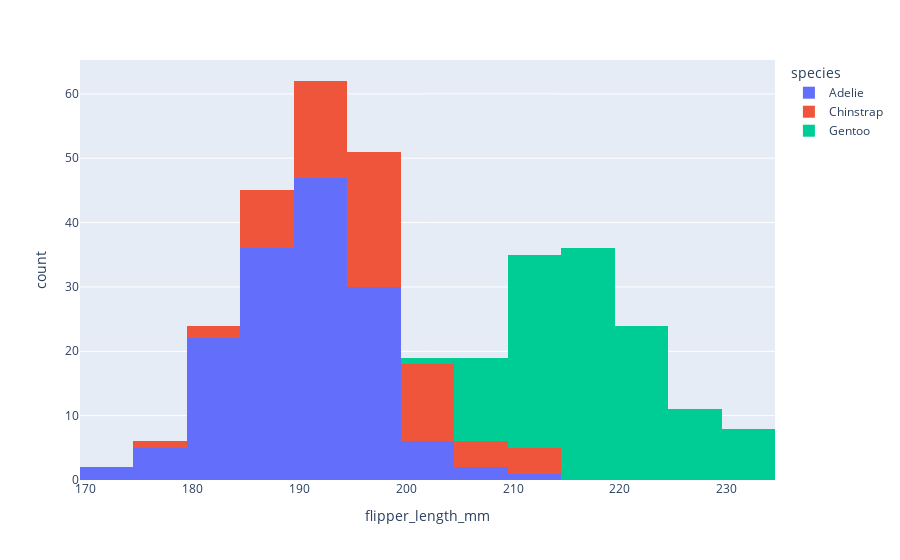

The code cell stored with this chart in its notebook:
### Code cell
# You have to look farther into the plotly histogram documention
# but if you scroll a little bit you can find this

#import plotly.express as px
#df = px.data.tips()
#fig = px.histogram(df, x="total_bill", color="sex")
fig = px.histogram(pingees, color="species", x="flipper_length_mm")
fig.show()

# Does this help explain things?

### Figure 1 — Plotly figure (JSON) as saved in the notebook; plotly's stock layout.template omitted (floating-point values rounded to 4 significant figures; data arrays with more than 128 entries replaced by an {"elided": "..."} marker saying what was removed)
{"data": [{"alignmentgroup": "True", "bingroup": "x", "hovertemplate": "species=Adelie<br>flipper_length_mm=%{x}<br>count=%{y}<extra></extra>", "legendgroup": "Adelie", "marker": {"color": "#636efa", "pattern": {"shape": ""}}, "name": "Adelie", "offsetgroup": "Adelie", "orientation": "v", "showlegend": true, "type": "histogram", "x": {"elided": "152 int values"}, "xaxis": "x", "yaxis": "y"}, {"alignmentgroup": "True", "bingroup": "x", "hovertemplate": "species=Chinstrap<br>flipper_length_mm=%{x}<br>count=%{y}<extra></extra>", "legendgroup": "Chinstrap", "marker": {"color": "#EF553B", "pattern": {"shape": ""}}, "name": "Chinstrap", "offsetgroup": "Chinstrap", "orientation": "v", "showlegend": true, "type": "histogram", "x": [192, 196, 193, 188, 197, 198, 178, 197, 195, 198, 193, 194, 185, 201, 190, 201, 197, 181, 190, 195, 181, 191, 187, 193, 195, 197, 200, 200, 191, 205, 187, 201, 187, 203, 195, 199, 195, 210, 192, 205, 210, 187, 196, 196, 196, 201, 190, 212, 187, 198, 199, 201, 193, 203, 187, 197, 191, 203, 202, 194, 206, 189, 195, 207, 202, 193, 210, 198], "xaxis": "x", "yaxis": "y"}, {"alignmentgroup": "True", "bingroup": "x", "hovertemplate": "species=Gentoo<br>flipper_length_mm=%{x}<br>count=%{y}<extra></extra>", "legendgroup": "Gentoo", "marker": {"color": "#00cc96", "pattern": {"shape": ""}}, "name": "Gentoo", "offsetgroup": "Gentoo", "orientation": "v", "showlegend": true, "type": "histogram", "x": [211, 230, 210, 218, 215, 210, 211, 219, 209, 215, 214, 216, 214, 213, 210, 217, 210, 221, 209, 222, 218, 215, 213, 215, 215, 215, 216, 215, 210, 220, 222, 209, 207, 230, 220, 220, 213, 219, 208, 208, 208, 225, 210, 216, 222, 217, 210, 225, 213, 215, 210, 220, 210, 225, 217, 220, 208, 220, 208, 224, 208, 221, 214, 231, 219, 230, 214, 229, 220, 223, 216, 221, 221, 217, 216, 230, 209, 220, 215, 223, 212, 221, 212, 224, 212, 228, 218, 218, 212, 230, 218, 228, 212, 224, 214, 226, 216, 222, 203, 225, 219, 228, 215, 228, 216, 215, 210, 219, 208, 209, 216, 229, 213, 230, 217, 230, 217, 222, 214, null, 215, 222, 212, 213], "xaxis": "x", "yaxis": "y"}], "layout": {"barmode": "relative", "legend": {"title": {"text": "species"}, "tracegroupgap": 0}, "margin": {"t": 60}, "xaxis": {"anchor": "y", "domain": [0, 1], "title": {"text": "flipper_length_mm"}}, "yaxis": {"anchor": "x", "domain": [0, 1], "title": {"text": "count"}}}}
